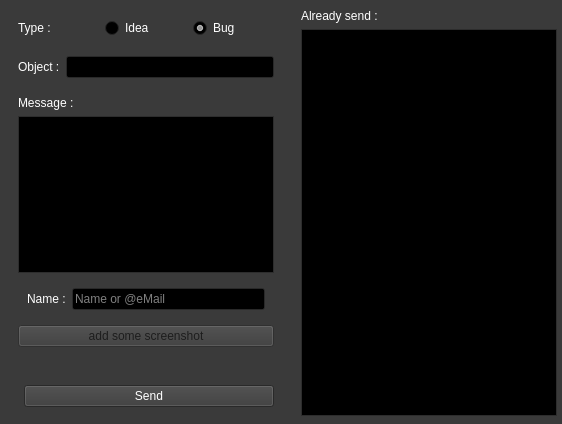
<?xml version="1.0" encoding="UTF-8"?>
<ui version="4.0">
 <class>BugTracker</class>
 <widget class="QWidget" name="BugTracker">
  <property name="geometry">
   <rect>
    <x>0</x>
    <y>0</y>
    <width>562</width>
    <height>424</height>
   </rect>
  </property>
  <property name="palette">
   <palette>
    <active>
     <colorrole role="WindowText">
      <brush brushstyle="SolidPattern">
       <color alpha="255">
        <red>255</red>
        <green>255</green>
        <blue>255</blue>
       </color>
      </brush>
     </colorrole>
     <colorrole role="Button">
      <brush brushstyle="SolidPattern">
       <color alpha="255">
        <red>58</red>
        <green>58</green>
        <blue>58</blue>
       </color>
      </brush>
     </colorrole>
     <colorrole role="Light">
      <brush brushstyle="SolidPattern">
       <color alpha="255">
        <red>87</red>
        <green>87</green>
        <blue>87</blue>
       </color>
      </brush>
     </colorrole>
     <colorrole role="Midlight">
      <brush brushstyle="SolidPattern">
       <color alpha="255">
        <red>72</red>
        <green>72</green>
        <blue>72</blue>
       </color>
      </brush>
     </colorrole>
     <colorrole role="Dark">
      <brush brushstyle="SolidPattern">
       <color alpha="255">
        <red>29</red>
        <green>29</green>
        <blue>29</blue>
       </color>
      </brush>
     </colorrole>
     <colorrole role="Mid">
      <brush brushstyle="SolidPattern">
       <color alpha="255">
        <red>38</red>
        <green>38</green>
        <blue>38</blue>
       </color>
      </brush>
     </colorrole>
     <colorrole role="Text">
      <brush brushstyle="SolidPattern">
       <color alpha="255">
        <red>255</red>
        <green>255</green>
        <blue>255</blue>
       </color>
      </brush>
     </colorrole>
     <colorrole role="BrightText">
      <brush brushstyle="SolidPattern">
       <color alpha="255">
        <red>255</red>
        <green>255</green>
        <blue>255</blue>
       </color>
      </brush>
     </colorrole>
     <colorrole role="ButtonText">
      <brush brushstyle="SolidPattern">
       <color alpha="255">
        <red>255</red>
        <green>255</green>
        <blue>255</blue>
       </color>
      </brush>
     </colorrole>
     <colorrole role="Base">
      <brush brushstyle="SolidPattern">
       <color alpha="255">
        <red>0</red>
        <green>0</green>
        <blue>0</blue>
       </color>
      </brush>
     </colorrole>
     <colorrole role="Window">
      <brush brushstyle="SolidPattern">
       <color alpha="255">
        <red>58</red>
        <green>58</green>
        <blue>58</blue>
       </color>
      </brush>
     </colorrole>
     <colorrole role="Shadow">
      <brush brushstyle="SolidPattern">
       <color alpha="255">
        <red>0</red>
        <green>0</green>
        <blue>0</blue>
       </color>
      </brush>
     </colorrole>
     <colorrole role="AlternateBase">
      <brush brushstyle="SolidPattern">
       <color alpha="255">
        <red>29</red>
        <green>29</green>
        <blue>29</blue>
       </color>
      </brush>
     </colorrole>
     <colorrole role="ToolTipBase">
      <brush brushstyle="SolidPattern">
       <color alpha="255">
        <red>255</red>
        <green>255</green>
        <blue>220</blue>
       </color>
      </brush>
     </colorrole>
     <colorrole role="ToolTipText">
      <brush brushstyle="SolidPattern">
       <color alpha="255">
        <red>0</red>
        <green>0</green>
        <blue>0</blue>
       </color>
      </brush>
     </colorrole>
    </active>
    <inactive>
     <colorrole role="WindowText">
      <brush brushstyle="SolidPattern">
       <color alpha="255">
        <red>255</red>
        <green>255</green>
        <blue>255</blue>
       </color>
      </brush>
     </colorrole>
     <colorrole role="Button">
      <brush brushstyle="SolidPattern">
       <color alpha="255">
        <red>58</red>
        <green>58</green>
        <blue>58</blue>
       </color>
      </brush>
     </colorrole>
     <colorrole role="Light">
      <brush brushstyle="SolidPattern">
       <color alpha="255">
        <red>87</red>
        <green>87</green>
        <blue>87</blue>
       </color>
      </brush>
     </colorrole>
     <colorrole role="Midlight">
      <brush brushstyle="SolidPattern">
       <color alpha="255">
        <red>72</red>
        <green>72</green>
        <blue>72</blue>
       </color>
      </brush>
     </colorrole>
     <colorrole role="Dark">
      <brush brushstyle="SolidPattern">
       <color alpha="255">
        <red>29</red>
        <green>29</green>
        <blue>29</blue>
       </color>
      </brush>
     </colorrole>
     <colorrole role="Mid">
      <brush brushstyle="SolidPattern">
       <color alpha="255">
        <red>38</red>
        <green>38</green>
        <blue>38</blue>
       </color>
      </brush>
     </colorrole>
     <colorrole role="Text">
      <brush brushstyle="SolidPattern">
       <color alpha="255">
        <red>255</red>
        <green>255</green>
        <blue>255</blue>
       </color>
      </brush>
     </colorrole>
     <colorrole role="BrightText">
      <brush brushstyle="SolidPattern">
       <color alpha="255">
        <red>255</red>
        <green>255</green>
        <blue>255</blue>
       </color>
      </brush>
     </colorrole>
     <colorrole role="ButtonText">
      <brush brushstyle="SolidPattern">
       <color alpha="255">
        <red>255</red>
        <green>255</green>
        <blue>255</blue>
       </color>
      </brush>
     </colorrole>
     <colorrole role="Base">
      <brush brushstyle="SolidPattern">
       <color alpha="255">
        <red>0</red>
        <green>0</green>
        <blue>0</blue>
       </color>
      </brush>
     </colorrole>
     <colorrole role="Window">
      <brush brushstyle="SolidPattern">
       <color alpha="255">
        <red>58</red>
        <green>58</green>
        <blue>58</blue>
       </color>
      </brush>
     </colorrole>
     <colorrole role="Shadow">
      <brush brushstyle="SolidPattern">
       <color alpha="255">
        <red>0</red>
        <green>0</green>
        <blue>0</blue>
       </color>
      </brush>
     </colorrole>
     <colorrole role="AlternateBase">
      <brush brushstyle="SolidPattern">
       <color alpha="255">
        <red>29</red>
        <green>29</green>
        <blue>29</blue>
       </color>
      </brush>
     </colorrole>
     <colorrole role="ToolTipBase">
      <brush brushstyle="SolidPattern">
       <color alpha="255">
        <red>255</red>
        <green>255</green>
        <blue>220</blue>
       </color>
      </brush>
     </colorrole>
     <colorrole role="ToolTipText">
      <brush brushstyle="SolidPattern">
       <color alpha="255">
        <red>0</red>
        <green>0</green>
        <blue>0</blue>
       </color>
      </brush>
     </colorrole>
    </inactive>
    <disabled>
     <colorrole role="WindowText">
      <brush brushstyle="SolidPattern">
       <color alpha="255">
        <red>29</red>
        <green>29</green>
        <blue>29</blue>
       </color>
      </brush>
     </colorrole>
     <colorrole role="Button">
      <brush brushstyle="SolidPattern">
       <color alpha="255">
        <red>58</red>
        <green>58</green>
        <blue>58</blue>
       </color>
      </brush>
     </colorrole>
     <colorrole role="Light">
      <brush brushstyle="SolidPattern">
       <color alpha="255">
        <red>87</red>
        <green>87</green>
        <blue>87</blue>
       </color>
      </brush>
     </colorrole>
     <colorrole role="Midlight">
      <brush brushstyle="SolidPattern">
       <color alpha="255">
        <red>72</red>
        <green>72</green>
        <blue>72</blue>
       </color>
      </brush>
     </colorrole>
     <colorrole role="Dark">
      <brush brushstyle="SolidPattern">
       <color alpha="255">
        <red>29</red>
        <green>29</green>
        <blue>29</blue>
       </color>
      </brush>
     </colorrole>
     <colorrole role="Mid">
      <brush brushstyle="SolidPattern">
       <color alpha="255">
        <red>38</red>
        <green>38</green>
        <blue>38</blue>
       </color>
      </brush>
     </colorrole>
     <colorrole role="Text">
      <brush brushstyle="SolidPattern">
       <color alpha="255">
        <red>29</red>
        <green>29</green>
        <blue>29</blue>
       </color>
      </brush>
     </colorrole>
     <colorrole role="BrightText">
      <brush brushstyle="SolidPattern">
       <color alpha="255">
        <red>255</red>
        <green>255</green>
        <blue>255</blue>
       </color>
      </brush>
     </colorrole>
     <colorrole role="ButtonText">
      <brush brushstyle="SolidPattern">
       <color alpha="255">
        <red>29</red>
        <green>29</green>
        <blue>29</blue>
       </color>
      </brush>
     </colorrole>
     <colorrole role="Base">
      <brush brushstyle="SolidPattern">
       <color alpha="255">
        <red>58</red>
        <green>58</green>
        <blue>58</blue>
       </color>
      </brush>
     </colorrole>
     <colorrole role="Window">
      <brush brushstyle="SolidPattern">
       <color alpha="255">
        <red>58</red>
        <green>58</green>
        <blue>58</blue>
       </color>
      </brush>
     </colorrole>
     <colorrole role="Shadow">
      <brush brushstyle="SolidPattern">
       <color alpha="255">
        <red>0</red>
        <green>0</green>
        <blue>0</blue>
       </color>
      </brush>
     </colorrole>
     <colorrole role="AlternateBase">
      <brush brushstyle="SolidPattern">
       <color alpha="255">
        <red>58</red>
        <green>58</green>
        <blue>58</blue>
       </color>
      </brush>
     </colorrole>
     <colorrole role="ToolTipBase">
      <brush brushstyle="SolidPattern">
       <color alpha="255">
        <red>255</red>
        <green>255</green>
        <blue>220</blue>
       </color>
      </brush>
     </colorrole>
     <colorrole role="ToolTipText">
      <brush brushstyle="SolidPattern">
       <color alpha="255">
        <red>0</red>
        <green>0</green>
        <blue>0</blue>
       </color>
      </brush>
     </colorrole>
    </disabled>
   </palette>
  </property>
  <property name="windowTitle">
   <string>Bug tracker</string>
  </property>
  <widget class="QWidget" name="widget_6" native="true">
   <property name="geometry">
    <rect>
     <x>0</x>
     <y>0</y>
     <width>566</width>
     <height>425</height>
    </rect>
   </property>
   <layout class="QGridLayout" name="gridLayout_5">
    <property name="leftMargin">
     <number>0</number>
    </property>
    <property name="topMargin">
     <number>0</number>
    </property>
    <property name="rightMargin">
     <number>0</number>
    </property>
    <property name="bottomMargin">
     <number>0</number>
    </property>
    <property name="spacing">
     <number>0</number>
    </property>
    <item row="0" column="0">
     <widget class="QWidget" name="widget_5" native="true">
      <layout class="QGridLayout" name="gridLayout_3">
       <property name="spacing">
        <number>0</number>
       </property>
       <item row="0" column="0">
        <widget class="QWidget" name="widget_2" native="true">
         <layout class="QGridLayout" name="gridLayout_4">
          <item row="0" column="0">
           <widget class="QLabel" name="label">
            <property name="text">
             <string>Type : </string>
            </property>
           </widget>
          </item>
          <item row="0" column="1">
           <widget class="QRadioButton" name="rb_idea">
            <property name="text">
             <string>Idea</string>
            </property>
           </widget>
          </item>
          <item row="0" column="2">
           <widget class="QRadioButton" name="rb_bug">
            <property name="text">
             <string>Bug</string>
            </property>
            <property name="checked">
             <bool>true</bool>
            </property>
           </widget>
          </item>
         </layout>
        </widget>
       </item>
       <item row="1" column="0">
        <widget class="QWidget" name="widget" native="true">
         <layout class="QGridLayout" name="gridLayout">
          <item row="0" column="0">
           <widget class="QLabel" name="label_2">
            <property name="text">
             <string>Object :</string>
            </property>
           </widget>
          </item>
          <item row="0" column="1">
           <widget class="QLineEdit" name="input_object"/>
          </item>
         </layout>
        </widget>
       </item>
       <item row="2" column="0">
        <widget class="QWidget" name="widget_3" native="true">
         <layout class="QGridLayout" name="gridLayout_2">
          <item row="0" column="0">
           <widget class="QLabel" name="label_3">
            <property name="text">
             <string>Message :</string>
            </property>
           </widget>
          </item>
          <item row="1" column="0">
           <widget class="QPlainTextEdit" name="input_message"/>
          </item>
          <item row="3" column="0">
           <widget class="QPushButton" name="bt_screenshot">
            <property name="enabled">
             <bool>false</bool>
            </property>
            <property name="text">
             <string>add some screenshot</string>
            </property>
           </widget>
          </item>
          <item row="2" column="0">
           <widget class="QWidget" name="widget_8" native="true">
            <layout class="QHBoxLayout" name="horizontalLayout">
             <item>
              <widget class="QLabel" name="label_5">
               <property name="text">
                <string>Name :</string>
               </property>
              </widget>
             </item>
             <item>
              <widget class="QLineEdit" name="input_name">
               <property name="placeholderText">
                <string>Name or @eMail</string>
               </property>
              </widget>
             </item>
            </layout>
           </widget>
          </item>
         </layout>
        </widget>
       </item>
       <item row="3" column="0">
        <widget class="QWidget" name="widget_4" native="true">
         <layout class="QFormLayout" name="formLayout">
          <item row="1" column="1">
           <widget class="QPushButton" name="bt_send">
            <property name="minimumSize">
             <size>
              <width>235</width>
              <height>0</height>
             </size>
            </property>
            <property name="text">
             <string>Send</string>
            </property>
           </widget>
          </item>
          <item row="0" column="1">
           <widget class="QLabel" name="lbl_error">
            <property name="palette">
             <palette>
              <active>
               <colorrole role="WindowText">
                <brush brushstyle="SolidPattern">
                 <color alpha="255">
                  <red>255</red>
                  <green>0</green>
                  <blue>0</blue>
                 </color>
                </brush>
               </colorrole>
              </active>
              <inactive>
               <colorrole role="WindowText">
                <brush brushstyle="SolidPattern">
                 <color alpha="255">
                  <red>255</red>
                  <green>0</green>
                  <blue>0</blue>
                 </color>
                </brush>
               </colorrole>
              </inactive>
              <disabled>
               <colorrole role="WindowText">
                <brush brushstyle="SolidPattern">
                 <color alpha="255">
                  <red>120</red>
                  <green>120</green>
                  <blue>120</blue>
                 </color>
                </brush>
               </colorrole>
              </disabled>
             </palette>
            </property>
            <property name="text">
             <string/>
            </property>
            <property name="textFormat">
             <enum>Qt::PlainText</enum>
            </property>
           </widget>
          </item>
         </layout>
        </widget>
       </item>
      </layout>
     </widget>
    </item>
    <item row="0" column="1">
     <widget class="QWidget" name="widget_7" native="true">
      <layout class="QGridLayout" name="gridLayout_6">
       <property name="horizontalSpacing">
        <number>0</number>
       </property>
       <item row="1" column="0">
        <widget class="QListWidget" name="list_send">
         <property name="enabled">
          <bool>true</bool>
         </property>
        </widget>
       </item>
       <item row="0" column="0">
        <widget class="QLabel" name="label_4">
         <property name="text">
          <string>Already send :</string>
         </property>
        </widget>
       </item>
      </layout>
     </widget>
    </item>
   </layout>
  </widget>
 </widget>
 <resources/>
 <connections/>
</ui>
